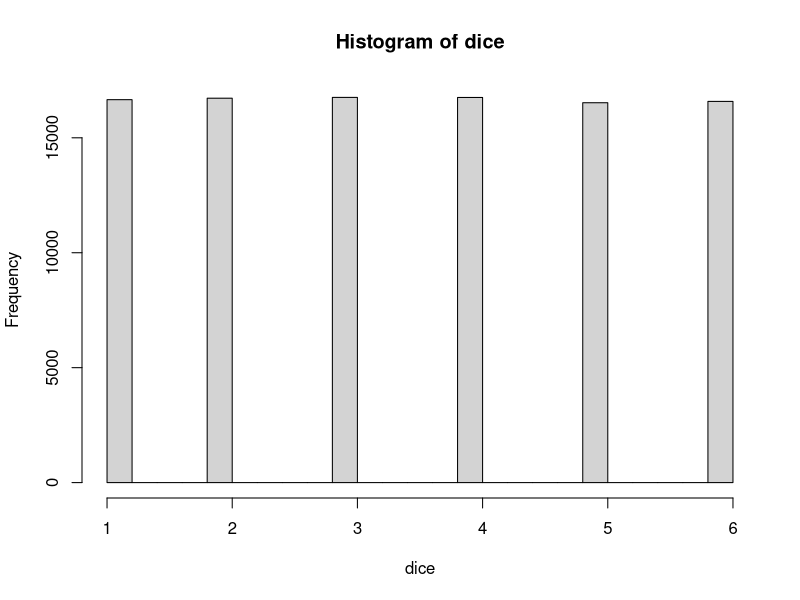
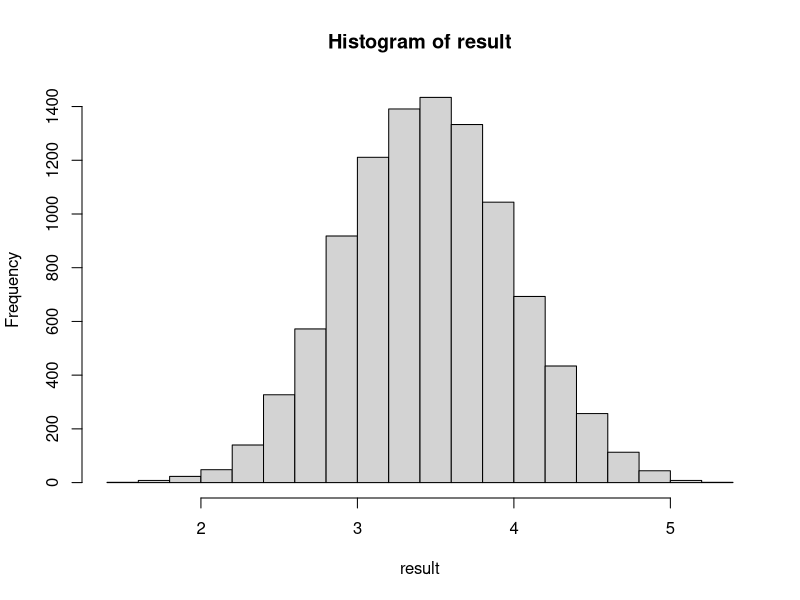

R code for these plots, in order:
## ---- chunk 1
knitr::opts_chunk$set(echo = TRUE)
## ---- chunk 2
dice <- sample(1:6, 100000, replace = TRUE)
## ---- chunk 3
hist(dice)
## ---- chunk 4
result <- rep(NA,10000)
## ---- chunk 5
for (i in 1:10000){   # 1万回のループ
  dice <- sample(1:6, 10, replace = TRUE) # サイコロを10回振る
  diceMean <- mean(dice)　# サイコロの目の平均値をmean()を使って計算する。
  result[i] <- diceMean #　サイコロの目の平均値を「箱」に入れる。
}
## ---- chunk 6
hist(result)
